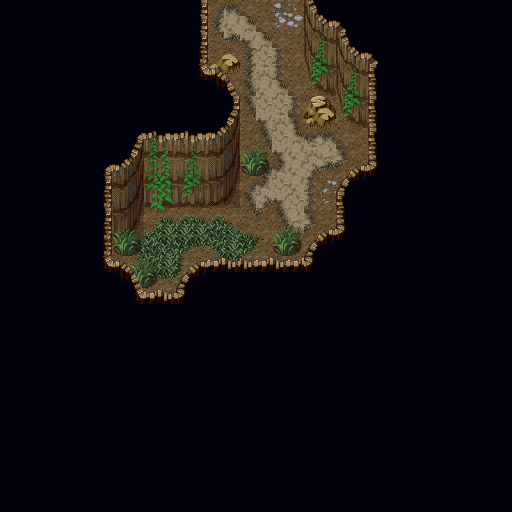

Tiled map render using the project's own tile images. Description and the map definition, with tile-layer contents summarised, below:
An orthogonal 32x32 tile map with 16x16 px tiles, 9 tile layers (Ground, Dirt, Side walls, Rock walls, ...), 6 tilesets and 7 objects.

<map version="1.2" tiledversion="2020.05.27" orientation="orthogonal" renderorder="left-up" width="32" height="32" tilewidth="16" tileheight="16" infinite="0" nextlayerid="18" nextobjectid="10">
 <tileset firstgid="1" source="Tilesets/VS Dungeon Set 01/_Tiled_Hanzo-Dungeon01VS.tsx" />
 <tileset firstgid="1025" source="Tilesets/VS Dungeon Set 01/_Tiled_AT-A5-DungeonVX01-Ground.tsx" />
 <tileset firstgid="1033" source="Tilesets/VS Dungeon Set 01/_Tiled_AT-A2-DungeonVX01-GroundTiles.tsx" />
 <tileset firstgid="1177" source="Tilesets/VS Cliff Set 01/Tiled/Hanzo-CliffSet02VS-1.tsx" />
 <tileset firstgid="2201" source="Tilesets/VS Dungeon Set 02/Hanzo-Dungeon02VSb.tsx" />
 <tileset firstgid="3225" source="Tilesets/VS Ruins Town/Hanzo-RuinsTown01VScopy.tsx" />
 <group id="3" name="Layer 1">
  <layer id="1" name="Ground" width="32" height="32">
   <data>[1024 cells, 151 non-empty, 4 distinct tile ids]</data>
  </layer>
  <layer id="13" name="Dirt" width="32" height="32">
   <data>[1024 cells, 100 non-empty, 41 distinct tile ids]</data>
  </layer>
  <layer id="8" name="Side walls" width="32" height="32">
   <data>[1024 cells, 5 non-empty, 3 distinct tile ids]</data>
  </layer>
  <layer id="9" name="Rock walls" width="32" height="32">
   <data>[1024 cells, 48 non-empty, 24 distinct tile ids]</data>
  </layer>
  <layer id="14" name="BackObstacles" width="32" height="32">
   <data>[1024 cells, 4 non-empty, 4 distinct tile ids]</data>
  </layer>
  <layer id="12" name="Obstacles" width="32" height="32">
   <data>[1024 cells, 64 non-empty, 36 distinct tile ids]</data>
  </layer>
  <layer id="15" name="FrontObstacles" width="32" height="32">
   <data>[1024 cells, 0 non-empty, 0 distinct tile ids]</data>
  </layer>
 </group>
 <group id="4" name="Layer 2">
  <layer id="11" name="Rock (void)" width="32" height="32">
   <data>[1024 cells, 783 non-empty, 4 distinct tile ids]</data>
  </layer>
  <layer id="7" name="Walls" width="32" height="32">
   <data>[1024 cells, 72 non-empty, 26 distinct tile ids]</data>
  </layer>
 </group>
 <objectgroup color="#ff0000" id="17" name="CollisionLayer" tintcolor="#ff0000">
  <object id="2" x="144" y="192" width="80" height="16" />
  <object id="3" x="112" y="208" width="32" height="32" />
  <object id="4" x="368" y="128" width="16" height="32" />
  <object id="5" x="192" y="0" width="16" height="64" />
  <object id="6" x="208" y="288" width="96" height="16" />
  <object id="7" x="320" y="272" width="32" height="16" />
  <object id="9" x="304" y="288" width="16" height="16" />
 </objectgroup>
</map>
